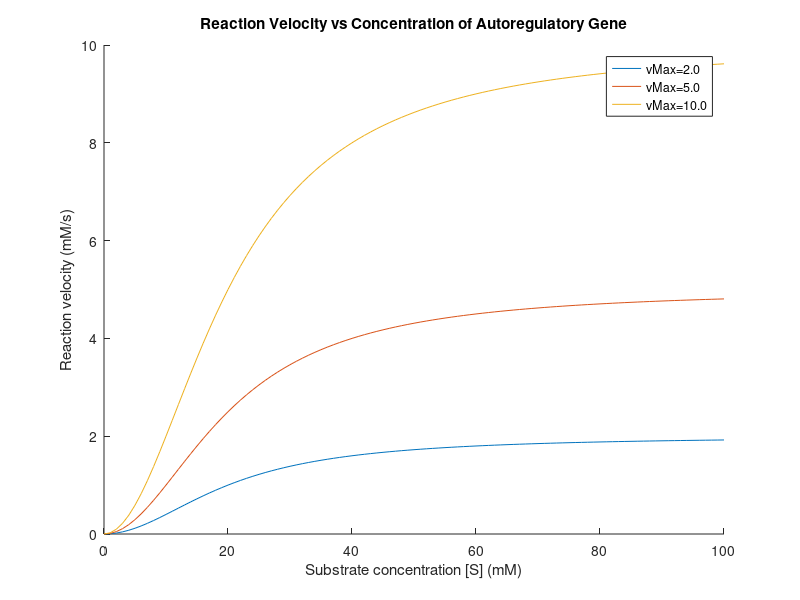

Reproduce this figure in MATLAB.
close
n = 100;
s = (0 : 1 : n);
h = 2;
vMax = [2.0, 5.0, 10.0]; % 5.0 mM/s
k = 20.0; % 20.0 mM
y = zeros(3, n); % 3 x 100 array
for i = 1 : length(vMax)
    for j = 1 : length(s)
        sh = s(j) .^ h;
        y(i, j) = (vMax(i) * sh) / (k .^ h + sh);
        fprintf("y(%d, %d): %d\n", i, j, y(i, j));
    end
end
for i = 1 : size(y, 1)
  hold on
  plot(s, y(i, :));
  hold off
end
title("Reaction Velocity vs Concentration of Autoregulatory Gene");
xlabel("Substrate concentration [S] (mM)");
ylabel("Reaction velocity (mM/s)");
legend("vMax=2.0", "vMax=5.0", "vMax=10.0");
    